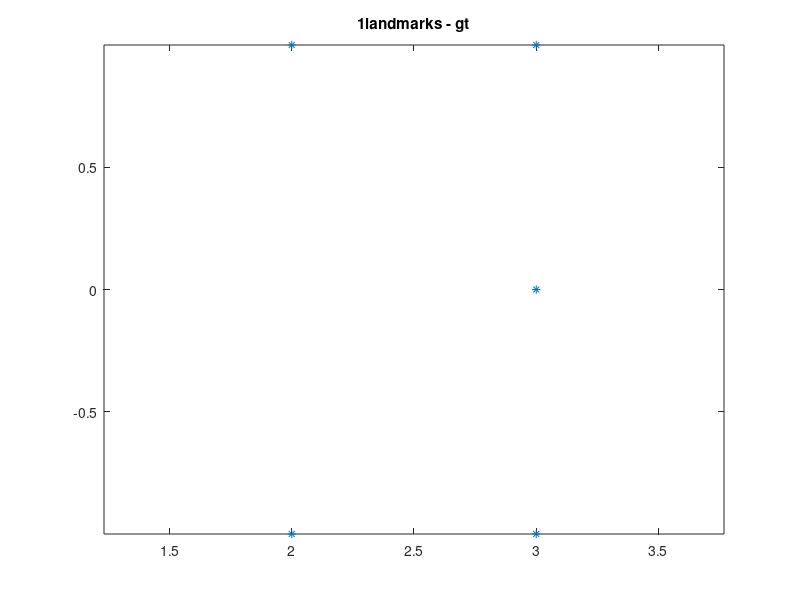

Write MATLAB code to recreate this figure. (Note: this script raises an error after producing the figure.)
clear;
DoF = 3;
Dim = 2;

NUM_POSES = 3;
NUM_LMKS = 5;
NUM_FACTORS = 9;
NUM_STATES = NUM_POSES * DoF + NUM_LMKS * Dim;
NUM_MEAS = NUM_POSES * DoF + NUM_FACTORS * Dim;
MAX_ITER = 20;


% Define a control vector and its noise and covariance in the tangent of SE2
u = [0, 0, 0]';          % control signal, generic
u_nom = [1.0, 0.0, 0.5]';      % nominal control signal
u_sigmas = [0.01, 0.01, 0.01]';   % control noise std specification
%u_noise = 0;    % control noise
W = inv(diag(u_sigmas));          % sqrt Info
controls = [];   % robot controls

% Define five landmarks (beacons) in R^2
landmarks_simu = [];
landmarks_simu = [landmarks_simu;[3.0,  0.0]];
landmarks_simu = [landmarks_simu;[2.0, -1.0]];
landmarks_simu = [landmarks_simu;[2.0,  1.0]];
landmarks_simu = [landmarks_simu;[3.0, -1.0]];
landmarks_simu = [landmarks_simu;[3.0,  1.0]];
plot(landmarks_simu(:,1), landmarks_simu(:,2),'*');
%xlim([-5, 5]); ylim([-5, 5]);
axis equal
title('1landmarks - gt');

% Define the beacon's measurements in R^2
y_sigmas = [0.001, 0.001]';
S = inv(diag(y_sigmas));

pairs = [];  % pose - landmark
pairs = [pairs; [1, 1]];
pairs = [pairs; [1, 2]];
pairs = [pairs; [1, 4]];
pairs = [pairs; [2, 1]];
pairs = [pairs; [2, 3]];
pairs = [pairs; [2, 5]];
pairs = [pairs; [3, 2]];
pairs = [pairs; [3, 3]];
pairs = [pairs; [3, 5]];

% Simulator
% poses, controls
poses_simu = cell(NUM_POSES, 1);
poses = cell(NUM_POSES, 1);
controls = cell(NUM_POSES, 1);

poses_simu{1} = SE2;
poses{1} = SE2 * SE2.rand;
for id_pose = 2:NUM_POSES
    X_simu = poses_simu{id_pose -1} * SE2.exp(vec2se2(u_nom));
    
    u_noise = u_sigmas * rand;
    X_i = poses{id_pose - 1} * SE2.exp(vec2se2(u_nom + u_noise));
    
    poses_simu{id_pose} = X_simu;
    poses{id_pose} = X_i * SE2.exp(vec2se2(rand(3, 1)));
    
    controls{id_pose} = u_nom + u_noise;
end
%visualize 
for i = 1:NUM_POSES
    hold on; poses{i}.plot;
    if i == 3
        t = poses{i}
        t.plot;
        return
    end
end
%hold on; X_i.plot;
%hold on; X_simu.plot;

% measures

measurements = zeros(length(pairs), 2);
landmarks = zeros(length(landmarks_simu), 2);
for id_pair = 1:length(pairs)
    id_pose = pairs(id_pair, 1);
    id_lmk = pairs(id_pair, 2);
    
    b = landmarks_simu(id_lmk, :)';
    y_noise = y_sigmas * rand();
    y = X_simu.inv * b;
    
    measurements(id_pair, :) = y + y_noise;
    b = Xi * (y + y_noise);
    landmarks(id_lmk, :) = b; 
end



























